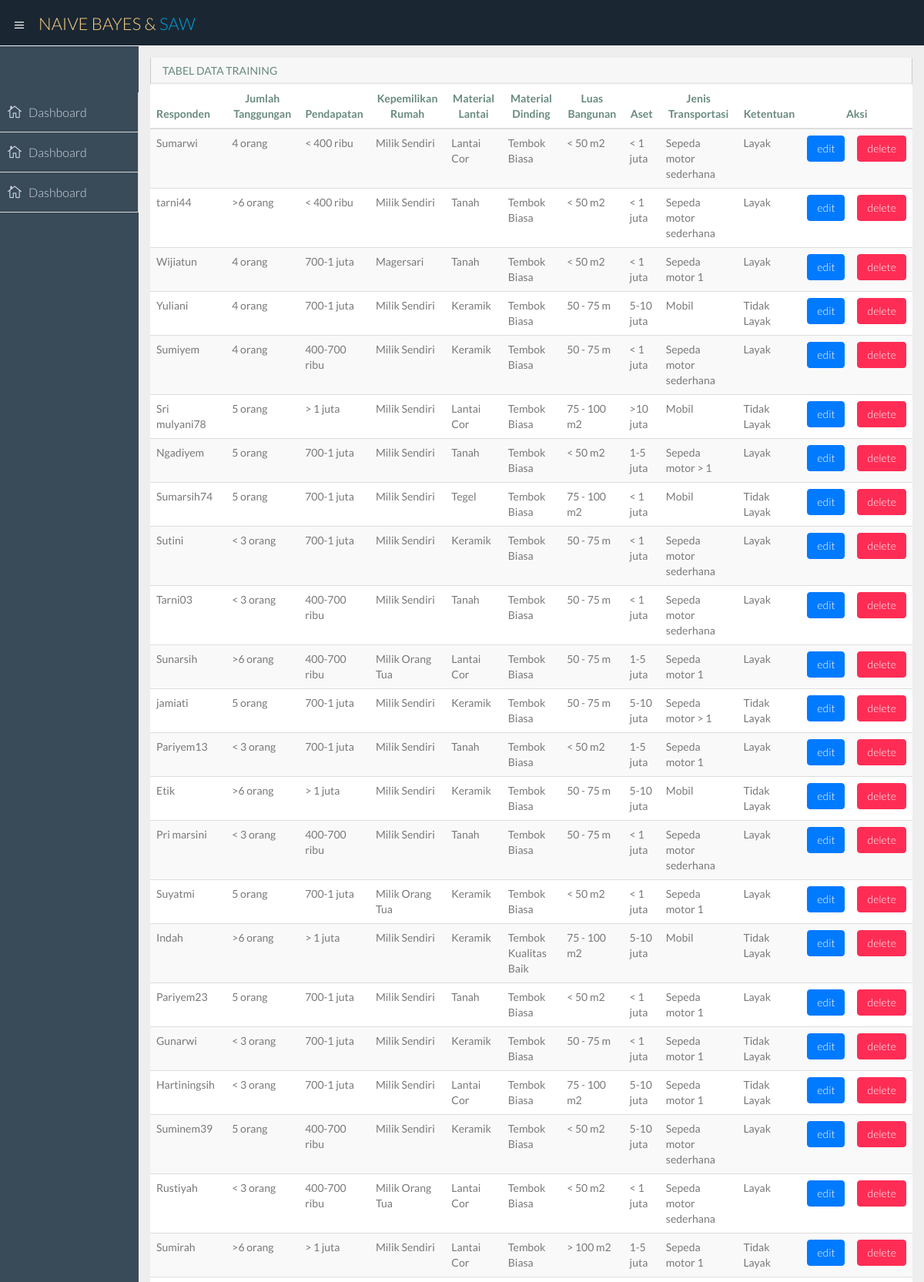
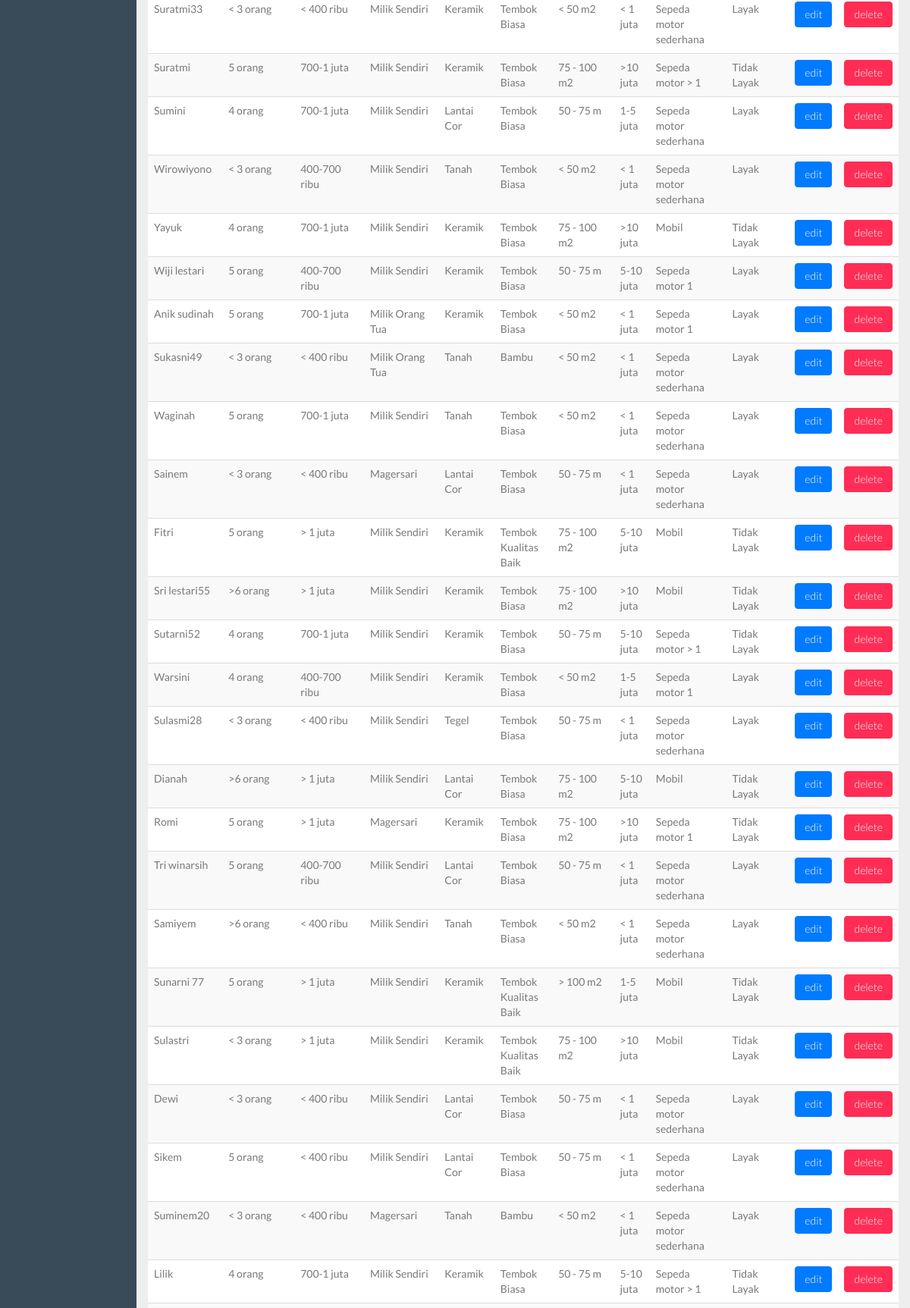
The page /master/NiceAdmin/home.php (upper part) on the database its author committed (2 pictures, top to bottom).
### tables this page shows
CREATE TABLE IF NOT EXISTS `nbc_data` (
  `id_data` int(11) unsigned NOT NULL AUTO_INCREMENT,
  `id_responden` tinyint(3) unsigned NOT NULL,
  `id_atribut` tinyint(3) unsigned NOT NULL,
  `id_parameter` tinyint(3) unsigned NOT NULL,
  PRIMARY KEY (`id_data`)
);

### master/NiceAdmin/home.php (the view, shortened to what this page needs)
<!DOCTYPE html>
<html lang="en">
<head>
  <link href="css/bootstrap.min.css" rel="stylesheet">
  <link href="css/bootstrap-theme.css" rel="stylesheet">
  <link href="css/elegant-icons-style.css" rel="stylesheet" />
  <link href="css/font-awesome.min.css" rel="stylesheet" />
  <link href="css/style.css" rel="stylesheet">
  <link href="css/style-responsive.css" rel="stylesheet" />
 <?php
$jml_atribut=0;
include "koneksi.php";
$sql = 'SELECT * FROM nbc_atribut';
$result = $db->query($sql);
$atribut=array();
foreach ($result as $row) {
    $atribut[$row['id_atribut']]=$row['atribut'];
    $jml_atribut=$jml_atribut+1 ;
    }
$sql = 'SELECT * FROM nbc_parameter ORDER BY id_atribut,id_parameter';
$result = $db->query($sql);
$parameter=array();
$id_atribut=0;
foreach ($result as $row) {
    if($id_atribut!=$row['id_atribut']){
        $parameter[$row['id_atribut']]=array();
        $id_atribut=$row['id_atribut'];
    }
    $parameter[$row['id_atribut']][$row['nilai']]=$row['parameter'];
}
$sql = 'SELECT * FROM nbc_data a JOIN nbc_responden b USING(id_responden) ORDER BY b.id_responden';
$result = $db->query($sql);
$data=array();
$responden=array();
$id_responden=0;
foreach ($result as $row) {
    if($id_responden!=$row['id_responden']){
        $responden[$row['id_responden']]=$row['responden'];
        $data[$row['id_responden']]=array();
        $id_responden=$row['id_responden'];
    }
    $data[$row['id_responden']][$row['id_atribut']]=$row['id_parameter'];
}
?>
</head>
<body>
  <section id="container" class="">
    <header class="header dark-bg">
      <div class="toggle-nav">
        <div class="icon-reorder tooltips" data-original-title="Toggle Navigation" data-placement="bottom"><i class="icon_menu"></i></div>
      </div>
      <a href="index.html" class="logo">Naive Bayes &  <span class="lite"> SAW</span></a>
    </header>
    <aside>
      <div id="sidebar" class="nav-collapse ">
            <a href="home.php">CRUD data training</a></br>
    <a href="probatribut.php">Lihat Probabilitas</a></br>
    <a href="atribut.php">CRUD atribut</a></br>
        <ul class="sidebar-menu">
          <li class="">
            <a class="" href="index.html">
                          <i class="icon_house_alt"></i>
                            <span>Dashboard</span>
                      </a>
          </li>
          <li class="">
            <a class="" href="index.html">
                          <i class="icon_house_alt"></i>
                            <span>Dashboard</span>
                      </a>
          </li>
          <li class="">
            <a class="" href="index.html">
                          <i class="icon_house_alt"></i>
                            <span>Dashboard</span>
                      </a>
          </li>
        </ul>
      </div>
    </aside>
    <section id="main-content">
      <section class="wrapper">
        <div class="row">
          <div class="col-sm-12">
            <section class="panel">
              <header class="panel-heading">
                TABEL DATA TRAINING
              </header>
              <table class="table table-striped">
                <thead>
                  <tr>
                    <th>Responden</th>
                    <?php
                        for($i=2;$i<=$jml_atribut;$i++){
                            echo "<th style='text-align:center'>{$atribut[$i]}</th>";
                        }
                        ?>
                        <th style="text-align:center"><?php echo $atribut[1];?></th>
                        <th colspan="2" align="center" style="text-align:center">Aksi</th>
                  </tr>
                </thead>
                   <tbody>
                        <?php
                        foreach($data as $id_responden=>$dt_atribut){
                            echo "<tr><td>{$responden[$id_responden]}</td>";
                            for($i=2;$i<=$jml_atribut;$i++){
                                echo "<td>{$parameter[$i][$dt_atribut[$i]]}</td>";
                            }
                            echo "<td>{$parameter[1][$dt_atribut[1]]}</td>";
                        ?>  <td><a class="btn btn-primary" href="data_training/edit.php?id=<?php echo $id_responden; ?>">edit</a></td>
                            <td><a class="btn btn-danger" href="data_training/hapus.php?id=<?php echo $id_responden; ?>">delete</a></td></tr> <?php
                            }
                        ?>
                </tbody>
              </table>
            </section>
          </div>
        </div>
      </section>
    </section>
  </section>
</body>
</html>

### rows shown on the page
nbc_data: id_responden "Sumarwi", id_responden "4 orang", id_atribut "< 400 ribu", id_parameter "Milik Sendiri", i "Lantai Cor", id_responden "Tembok Biasa", id_atribut "< 50 m2", id_atribut "< 1 juta", id_atribut "Sepeda motor sederhana", id_parameter "Layak", id_responden "tarni44", id_atribut ">6 orang", id_atribut "Tanah", id_responden "Sumarsih74", i "5 orang", id_responden "700-1 juta", id_responden "Tegel", id_responden "75 - 100 m2", id_parameter "Mobil", dt_atribut "Tidak Layak", id_responden "Sutini", id_parameter "< 3 orang", id_parameter "Keramik", i "50 - 75 m", id_responden "Etik", id_parameter "> 1 juta", id_responden "5-10 juta", id_responden "Indah", id_parameter "Tembok Kualitas Baik", id_responden "Suratmi33", id_responden "Sukasni49", id_responden "Milik Orang Tua", id_atribut "Bambu", id_responden "Waginah", id_responden "Sri lestari55", id_parameter ">10 juta", id_responden "Sulasmi28", id_responden "Dianah", id_responden "Samiyem"

### other values the page prints
$atribut[$i] "Jumlah Tanggungan"
$atribut[$i] "Pendapatan"
$atribut[$i] "Kepemilikan Rumah"
$atribut[$i] "Material Lantai"
$atribut[$i] "Material Dinding"
$atribut[$i] "Luas Bangunan"
$atribut[$i] "Aset"
$atribut[$i] "Jenis Transportasi"
$atribut[1] "Ketentuan"
$responden[$id_responden] "Wijiatun"
$parameter[$i][$dt_atribut[$i]] "4 orang"
$parameter[$i][$dt_atribut[$i]] "700-1 juta"
$parameter[$i][$dt_atribut[$i]] "Magersari"
$parameter[$i][$dt_atribut[$i]] "Tanah"
$parameter[$i][$dt_atribut[$i]] "Tembok Biasa"
